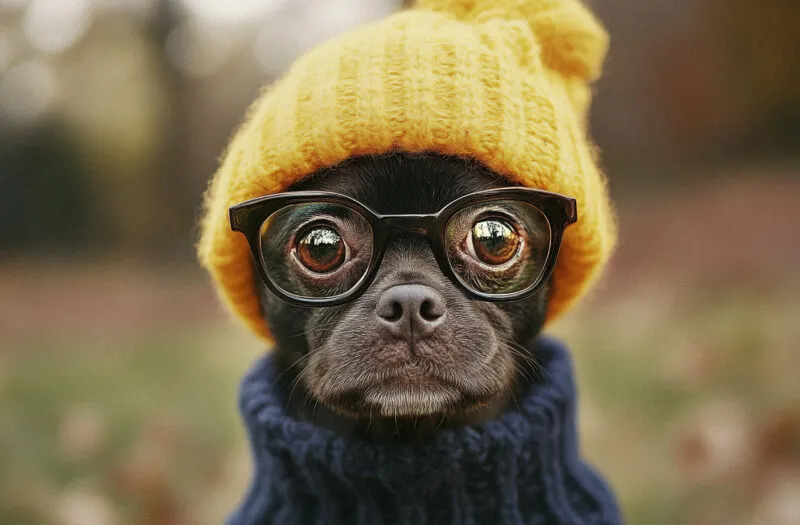
#> input picture OpenCV/Practical Python and OpenCV/1.webp, 800 x 525 px
$ jupyter execute 06_1_rotation.ipynb
#> lines starting #> are read from the running program, lines starting #| are printed output that depends on the picture
[cell 1]
import numpy as np
import cv2

[cell 2]
def show_image(image, msg):
    cv2.imshow(msg, image)
    cv2.waitKey(0)
    cv2.destroyAllWindows()

[cell 3]
image = cv2.imread('./1.webp')
#> image is the input picture: shape (525, 800, 3); mean B, G, R 77.3, 107.5, 122.7

[cell 4]
show_image(image, "Original")

[cell 5]
(h,w) = image.shape[:2]
#> h = 525; w = 800
center = (w//2, h//2)
#> center = (400, 262)
M = cv2.getRotationMatrix2D(center, 45, 1.0)
rotated = cv2.warpAffine(image, M, (w,h))
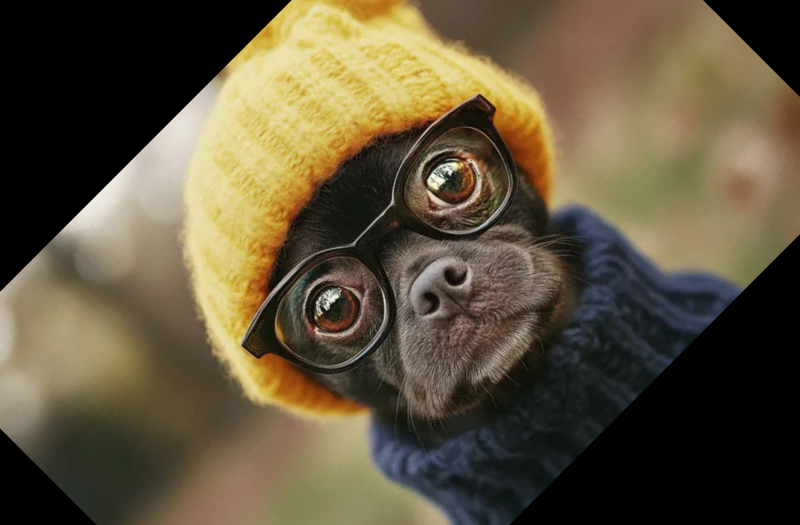
#> rotated: shape (525, 800, 3); mean B, G, R 60.6, 84, 95.2
show_image(rotated, "Rotated by 45 Degrees")

[cell 6]
M = cv2.getRotationMatrix2D(center, -90, 1.0)
rotated = cv2.warpAffine(image, M, (w,h))
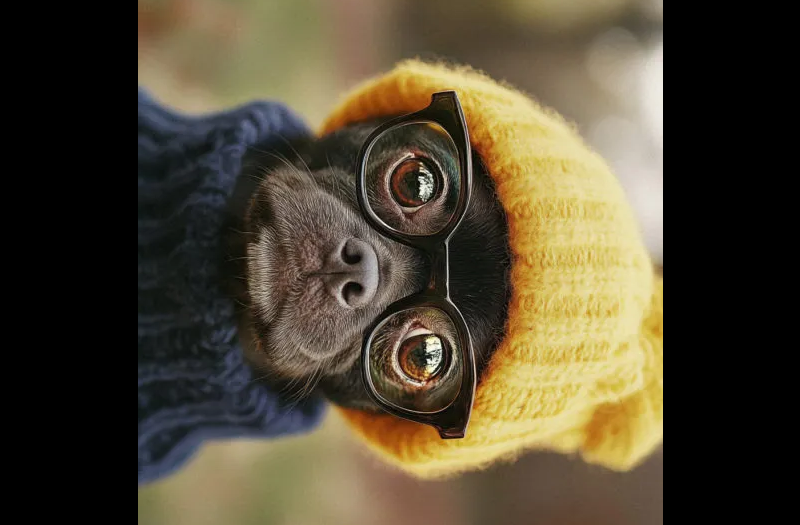
#> rotated: shape (525, 800, 3); mean B, G, R 51.2, 71.6, 80.9
show_image(rotated, "Rotated by -90 Degrees")
